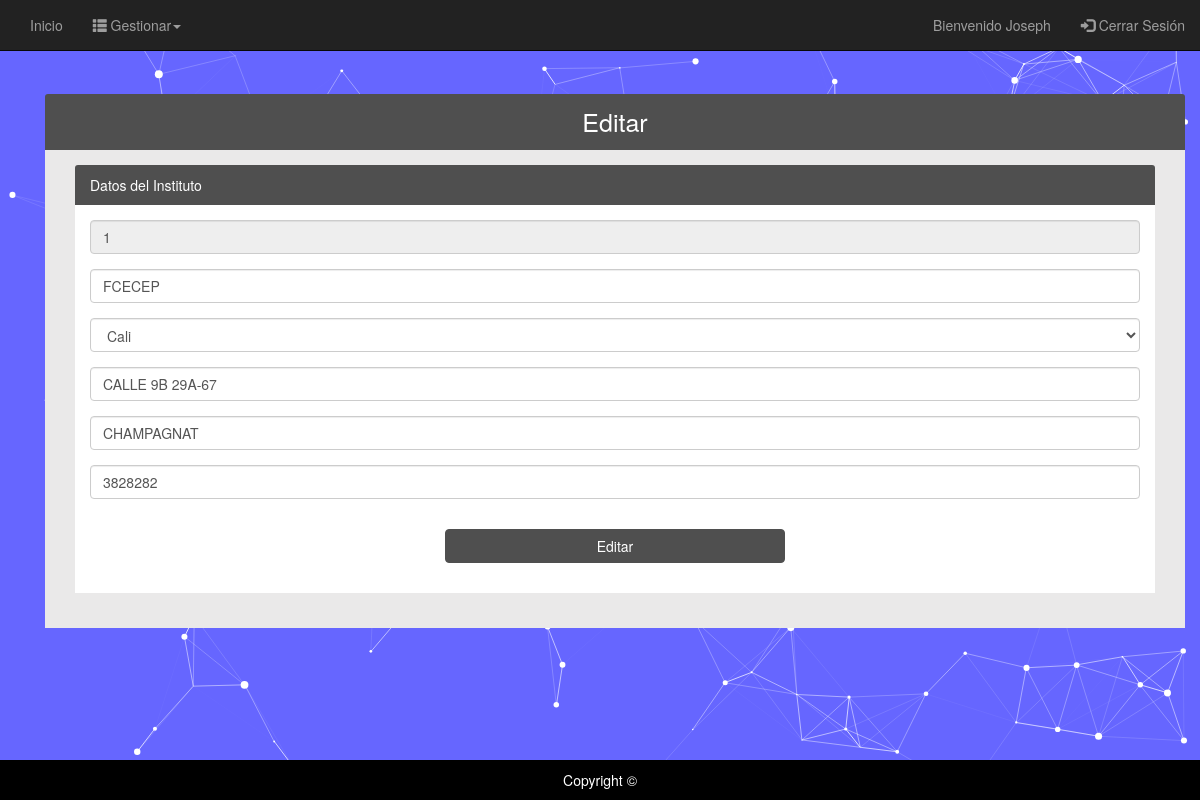
/Institucion/Edit/edit/1 (signed in), run on the app's committed database.
### tables this page shows
CREATE TABLE `instituto` (
  `id_instituto` int(11) NOT NULL,
  `nom_instituto` varchar(30) NOT NULL,
  `id_ciudad` int(11) NOT NULL,
  `dir_instituto` varchar(30) NOT NULL,
  `barrio_instituto` varchar(50) NOT NULL,
  `tel_instituto` int(10) NOT NULL
);

### Library/Views.php (called while the page is built, shortened)
<?php
	class Views
	{
		function render2($site, $controller, $view, $array, $array1)
		{
			$controllers = get_class($controller);
			require VIEWS.DFT."head.php";
			require VIEWS. $site . '/' . $controllers.'/'.$view.'.php';
			require VIEWS.DFT."footer.php";
		}
	}
?>

### Library/QueryManager.php (called while the page is built, shortened)
<?php
class QueryManager
{
    private $link;
    function __construct($HOST, $USER, $PASS, $NAME)
    {
        $this->link = new mysqli($HOST, $USER, $PASS, $NAME);
    }
    function select2($attr, $table)
    {
        $query  = "SELECT " . $attr . " FROM " . $table . ";";
        $result = $this->link->query($query);
        if ($result->num_rows > 0) {
            while ($row = $result->fetch_assoc()) {
                $response[] = $row;
            }
            return $response;
        }
    }
    function selectIns_Ciu_1($attr, $table, $table1, $where){
        $query  = "SELECT " . $attr .
                " FROM " . $table . " AS A
                INNER JOIN " . $table1 . " AS B
                ON A.id_ciudad = B.id_ciudad
                WHERE " .$where. ";";
        $result = $this->link->query($query);
        if ($result->num_rows > 0) {
            while ($row = $result->fetch_assoc()) {
                $response[] = $row;
            }
            return $response;
        }
    }
}

### Models/Edit_model.php (called while the page is built, shortened)
<?php
class Edit_model extends Conexion
{
	function getData($columns, $table){
		return $this->db->select2($columns, $table);
	}
	function getDataIns_Ciu_1($columns, $table, $table1, $where){
		return $this->db->selectIns_Ciu_1($columns, $table, $table1, $where);
	}
}
?>

### Views/Institucion/Edit/edit.php (the view, shortened to what this page needs)
<?php foreach ($array as $key => $value) { ?>
<div class="container" style="padding-top: 2%;">
	<div class="panel-group">
		<div class="panel-primary">
			<div class="panel-heading text-center" style="font-size: 25px;">
				Editar
			</div>
			<div class="panel-body panel-body-editar">
				<div class="panel-group col-sm-12">
					<div class="panel-primary">
						<div class="panel-heading">
							Datos del Instituto
						</div>
						<form class="form-horizontal" id="Actualizar" name="Actualizar" method="POST">
							<div class="panel-body panel-body-datos col-sm-12">
					            <div class="form-group">
									<div class="col-sm-12">
										<input type="text" name="instituto" id="instituto" placeholder="ID *" class="form-control" value="<?php echo $value["id_instituto"]; ?>" disabled></input>
                                    </div>
								</div>
					            <div class="form-group">
									<div class="col-sm-12">
										<input type="text" name="descripcion" id="descripcion" placeholder="Descripción *" class="form-control" value="<?php echo $value["nom_instituto"]; ?>"></input>
                                    </div>
								</div>
								<div class="form-group">
									<div class="col-sm-12">
										<select class="form-control" name="ciudad" id="ciudad" placeholder="Ciudad *">
						            		<?php foreach ($array1 as $key => $value_1): ?>
					                			<option value="<?php echo $value_1["id_ciudad"]; ?>" <?php if($value["id_ciudad"] == $value_1["id_ciudad"]) echo 'selected="selected"'; ?>><?php echo $value_1["des_ciudad"]; ?></option>
						            		<?php endforeach ?>
						            	</select>
                                    </div>
								</div>
								<div class="form-group">
									<div class="col-sm-12">
										<input type="text" name="direccion" id="direccion" placeholder="Dirección *" class="form-control" value="<?php echo $value["dir_instituto"]; ?>"></input>
                                    </div>
								</div>
								<div class="form-group">
									<div class="col-sm-12">
										<input type="text" name="barrio" id="barrio" placeholder="Barrio *" class="form-control" value="<?php echo $value["barrio_instituto"]; ?>"></input>
                                    </div>
								</div>
								<div class="form-group">
									<div class="col-sm-12">
										<input type="text" name="telefono" id="telefono" placeholder="Teléfono *" class="form-control" value="<?php echo $value["tel_instituto"]; ?>"></input>
                                    </div>
								</div>
								<div class="panel-body">
									<div class="col-sm-4 col-xs"></div>
									<button class="btn btn-primary col-sm-4 col-xs-12" type="submit" id="editar">Editar</button>
								</div>
							</div>
						</form>
					</div>
				</div>
			</div>
		</div>
	</div>
</div>
<?php } ?>

### Views/Default/Css/Style.css (style rules this page uses)
body { background: #6666ff; }
button { background: #000; }
.btn { background: #4F4F4F; color: #fff; border-color: #4F4F4F; }
.panel-group > .panel-primary { border-color: #4F4F4F; }
.panel-primary > .panel-heading { background-color: #4F4F4F; border-color: #4F4F4F; }

### Views/Institucion/Edit/edit.php (style rules this page uses)
.panel-body-editar { background-color: #EAE9E9!important; }
.panel-body-datos { background-color: #FFF!important; }

### Views/Default/footer.php (style rules this page uses)
html { position: relative; min-height: 100%; }
body { margin: 0 0 65px; }

### data on the page
instituto: instituto "1", descripcion "FCECEP", direccion "CALLE 9B 29A-67", barrio "CHAMPAGNAT", telefono "3828282"

### other printed values
$userName["nom_persona"] "Joseph"
form field ciudad "Cali"
